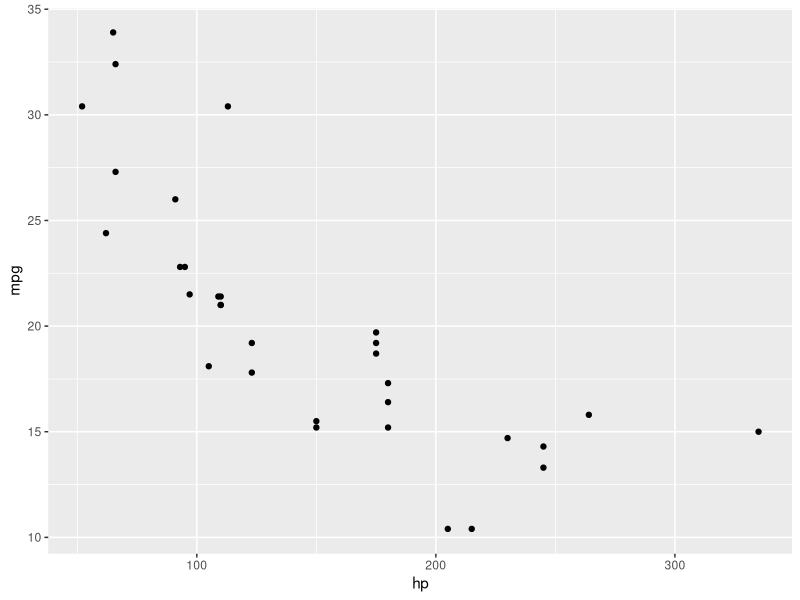
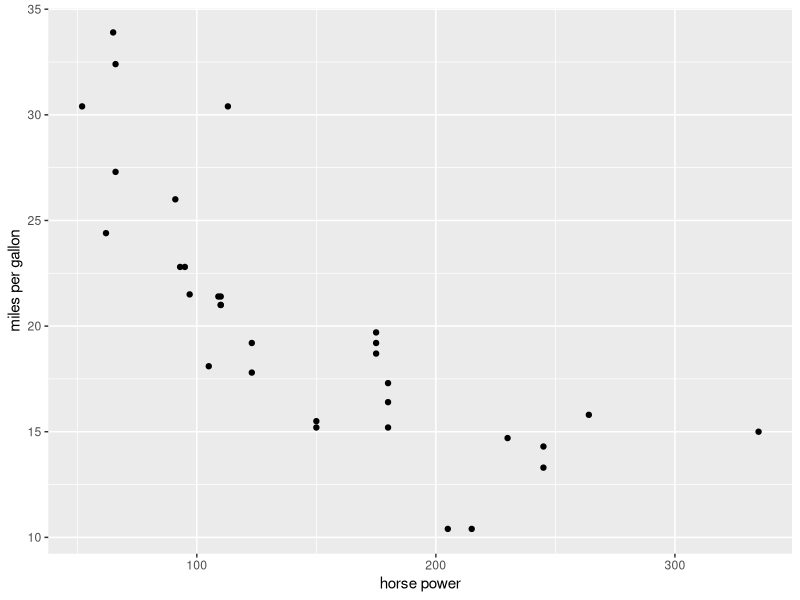
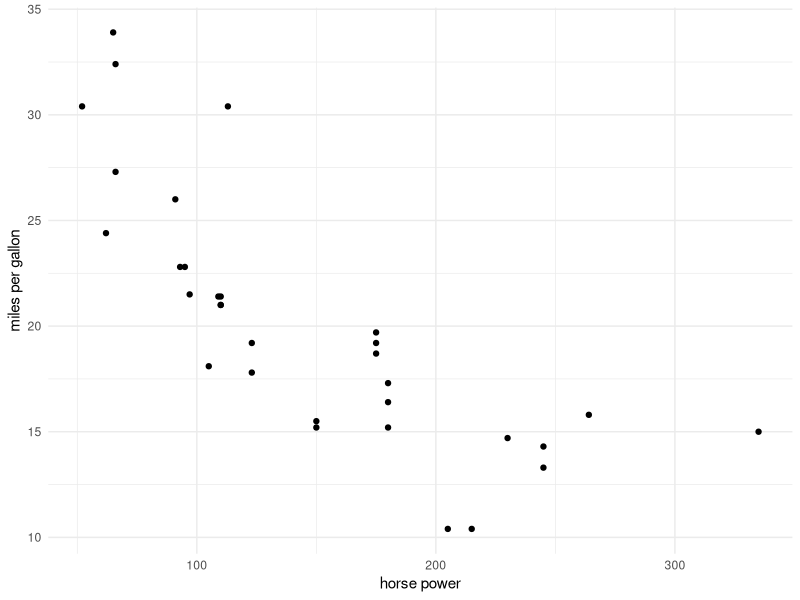
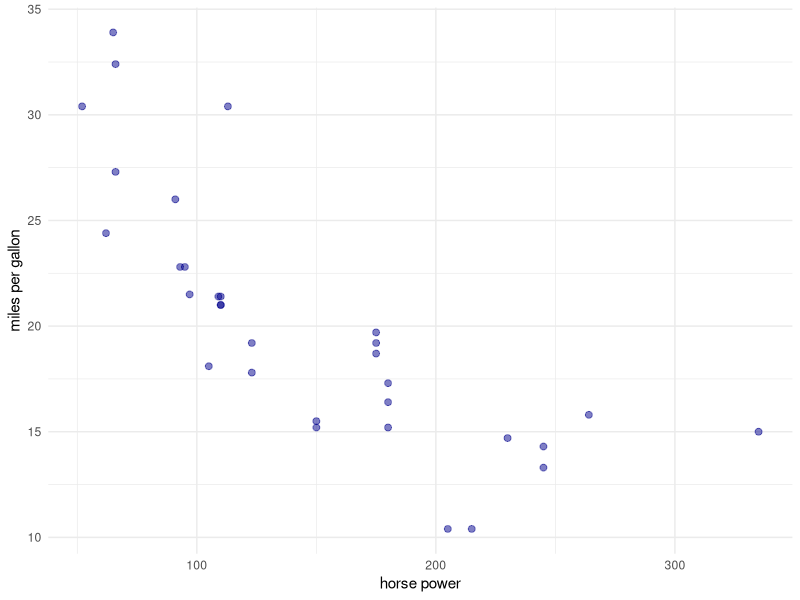
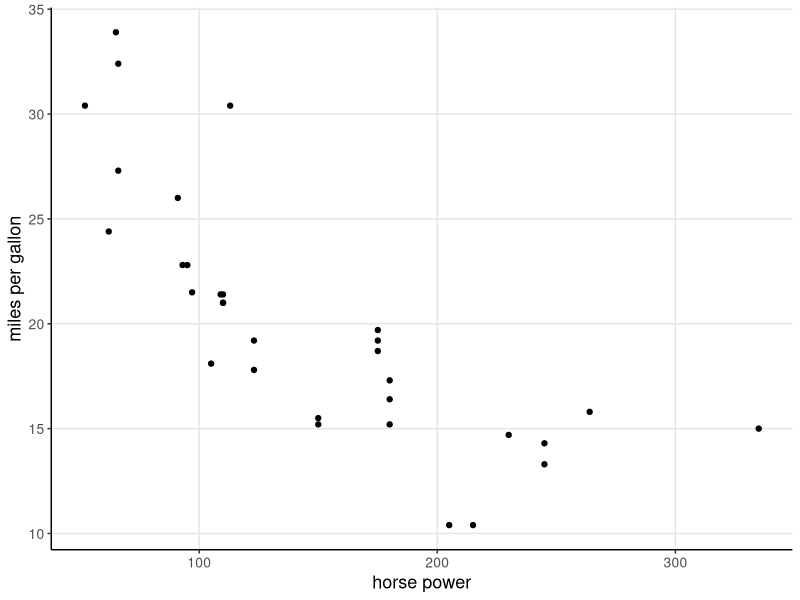
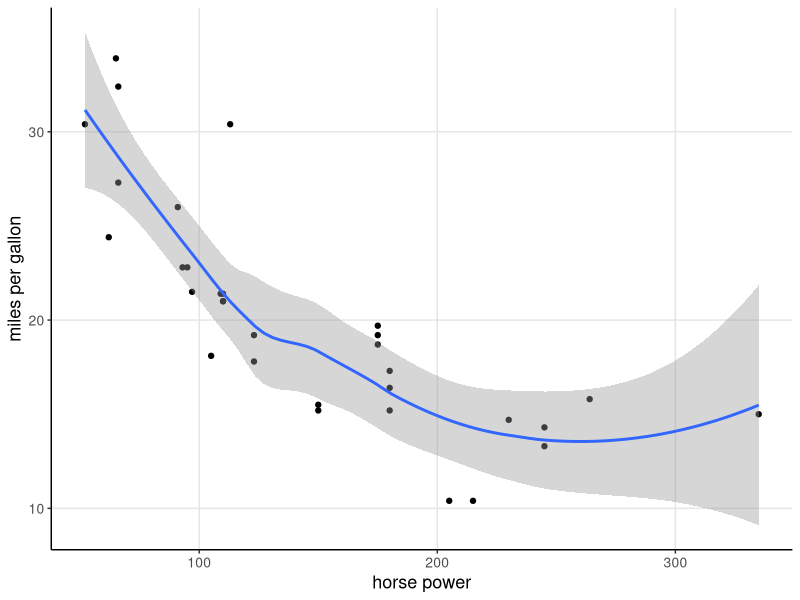
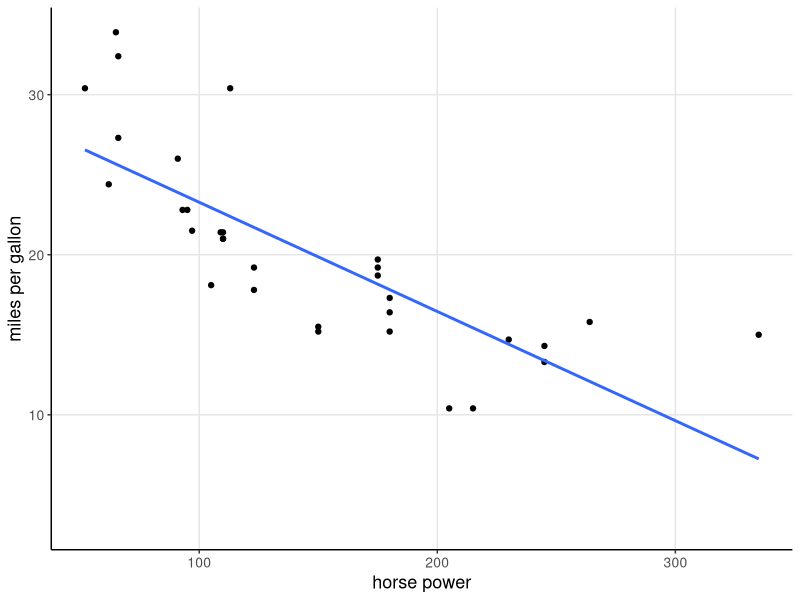
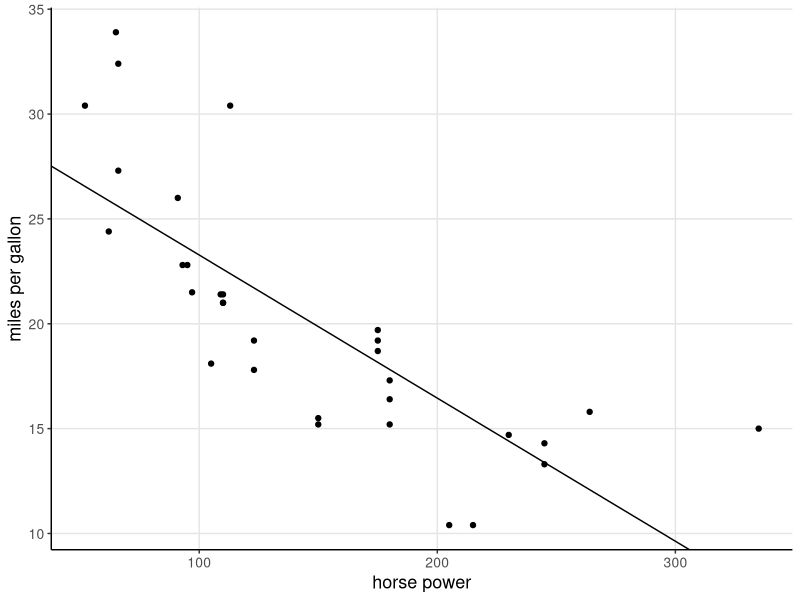

Generate these figures, in order, with R:

#workshop 3 of the Alberta bio grad R workshop series
#last updates February 13th 2024
#author: Juliana Balluffi-Fry

# this script introduces ggplot and how to use the tool efficiently and reproducibly

#load packages
library(data.table)
library(ggplot2)
library(ggpubr) #for making multipanel figures
library(ggeffects) #for the ggpredict function

#read in data
#convert mtcars into a data.table
cars <- as.data.table(mtcars)



# how to use ggplot syntax -------------------------------------------------

#ggplots work as layers. Add a "+" at the end of your line to add more

# ggplot(data that will be used for the whole figure)+
# geom_point(aes( x, y... anything about the data representation), anything about the presentation or specify data source)
# additional things...



# make some basic ggplots -------------------------------------------------

#miles per gallon as a response to horse power
ggplot(cars)+
  geom_point(aes(x = hp, y = mpg))

#change axis labels
ggplot(cars)+
  geom_point(aes(x = hp, y = mpg))+
  labs(x = "horse power", y = "miles per gallon")

#change the theme
ggplot(cars)+
  geom_point(aes(x = hp, y = mpg))+
  labs(x = "horse power", y = "miles per gallon")+
  theme_minimal()

#change the presentation of the data points
ggplot(cars)+
  geom_point(aes(x = hp, y = mpg), size = 2, alpha = 0.5, color = "blue4")+
  labs(x = "horse power", y = "miles per gallon")+
  theme_minimal()


#to help streamline the figure making process: make your own theme!!
#save the theme at the top of your script or in another script
#use the same custom theme for all your figures
#you can pretty much customize everything within the theme
theme1 <- theme(axis.title = element_text(size = 13),
                     axis.text = element_text(size = 10),
                     legend.position = "top",
                     legend.key = element_blank(),
                     legend.title = element_blank(),
                     panel.background = element_blank(),
                     axis.line.x.top = element_blank(),
                     axis.line.y.right = element_blank(),
                     axis.line.x.bottom = element_line(size = .5),
                     axis.line.y.left = element_line(linewidth = .5),
                     panel.border = element_blank(),
                     panel.grid.major = element_line(linewidth = 0.5, color = "grey90"))

#to see all the things you can change 
?theme

#lets use this custom made theme
ggplot(cars)+
  geom_point(aes(x = hp, y = mpg))+
  labs(x = "horse power", y = "miles per gallon")+
  theme1




# adding complexity: statists ---------------------------------------------

#geom smooth is a quick and dirty way to get a line through your data
ggplot(cars)+
  geom_point(aes(x = hp, y = mpg))+
  geom_smooth(aes(x = hp, y = mpg))+
  labs(x = "horse power", y = "miles per gallon")+
  theme1

#to make it a linear relationship you must specify with the 'method' argument
ggplot(cars)+
  geom_point(aes(x = hp, y = mpg))+
  geom_smooth(aes(x = hp, y = mpg), fill = NA, method = "lm")+
  labs(x = "horse power", y = "miles per gallon")+
  theme1

#however, I like having full control
#like if I want to show a relationship from a model that has other terms for example

#how do we reproducibly make a model, and send the output to a ggplot? 

#step 1: create the linear relationship
mod <- lm(mpg ~ hp, cars)
summary(mod)

#pull the slope and intercept of this linear regression using the coef() function
slopemod <- coef(mod)["hp"]
intmod <- coef(mod)["(Intercept)"]

#now using the function abline, we can recreate this regression in the ggplot
ggplot(cars)+
  geom_point(aes(x = hp, y = mpg))+
  geom_abline(intercept = intmod, slope = slopemod)+
  labs(x = "horse power", y = "miles per gallon")+
  theme1

#the non-reproducible way would be to input the slope and intercept directly (hard coding)
# DO NOT DO THE FOLLOWING
ggplot(cars)+
  geom_point(aes(x = hp, y = mpg))+
  geom_abline(intercept = 30.09886, slope = -0.06823)+
  labs(x = "horse power", y = "miles per gallon")+
  theme1

#add a horizontal line to represent some threshold
ggplot(cars)+
  geom_point(aes(x = hp, y = mpg))+
  geom_abline(intercept = intmod, slope = slopemod)+
  geom_abline(intercept = 15, slope = 0, linetype = 3)+
  labs(x = "horse power", y = "miles per gallon")+
  theme1



# using ggpredict for interactions  ---------------------------------------

#I want to know how 'am' and 'hp' interact to affect 'mpg'

#convert the column 'am' to a factor
cars[, am := as.factor(am)] #data.table syntax
#cars$am <- as.factor(cars$am)  #base R syntax

#create a model with an interaction
mod2 <- lm(mpg ~ hp*am, mtcars)
summary(mod2)

#use ggpredict (from ggeffects package)
#first argument is the model
#second argument are the terms in the model you are interested in
#wrap in data.table if you like
effsmod2 <- as.data.table(ggpredict(mod2, terms = c("hp", "am")))

#the effects show a 'predicted' value (mpg) in response to another value called x (hp)
#and the prediction is grouped by another variable (am) in the 'group' column 

#add this prediction as a line and a ribbion in your figure
#you have to specify two data frames now, so keep the line, ggplot(), empty
ggplot()+
  geom_line(aes(x = x, y = predicted, color = group), data = effsmod2)+
  geom_ribbon(aes(x = x, y = predicted, ymin = conf.low, ymax = conf.high, fill = group), alpha = 0.5, data = effsmod2)+
  geom_point(aes(x = hp, y = mpg, color = am), size = 2, data = cars)+
  labs(x = "horse power", y = "miles per gallon")+
  theme1

#this is a great way to have full control over exactly what model you show and how



# saving a ggplot ---------------------------------------------------------

#must name the figure 
(ggplot1 <- ggplot()+
  geom_line(aes(x = x, y = predicted, color = group), data = effsmod2)+
  geom_ribbon(aes(x = x, y = predicted, ymin = conf.low, ymax = conf.high, fill = group), alpha = 0.5, data = effsmod2)+
  geom_point(aes(x = hp, y = mpg, color = am), size = 2, data = cars)+
  labs(x = "horse power", y = "miles per gallon")+
  theme1)
#wrap the named figure in () to show it when you run the line

#save using ggsave
ggsave("Output/carsfigure.jpeg", ggplot1, width = 5, height = 4, unit = "in")
